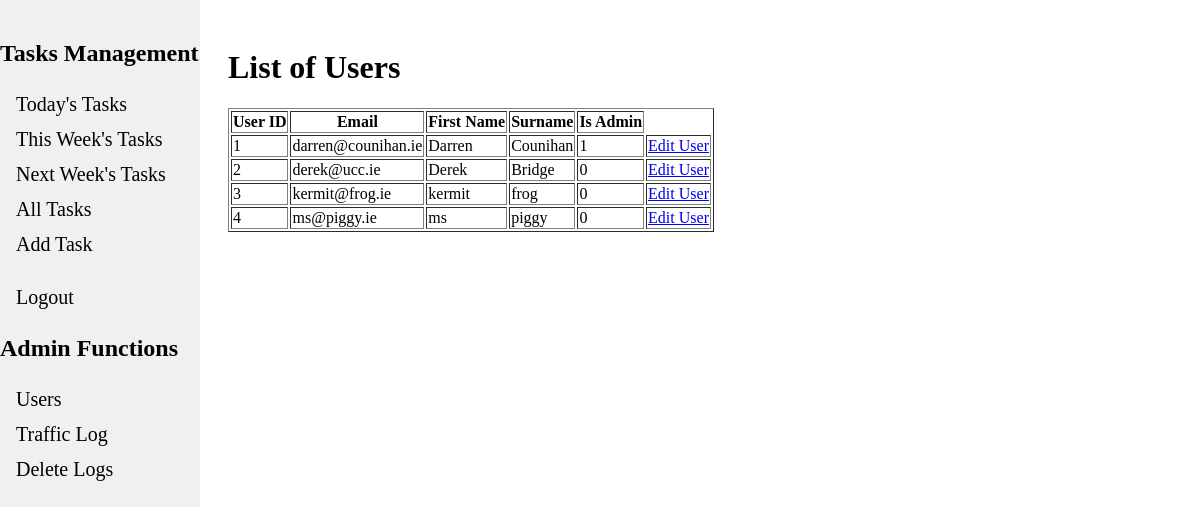
/list_users (signed in), run on an earlier commit of the app's database.
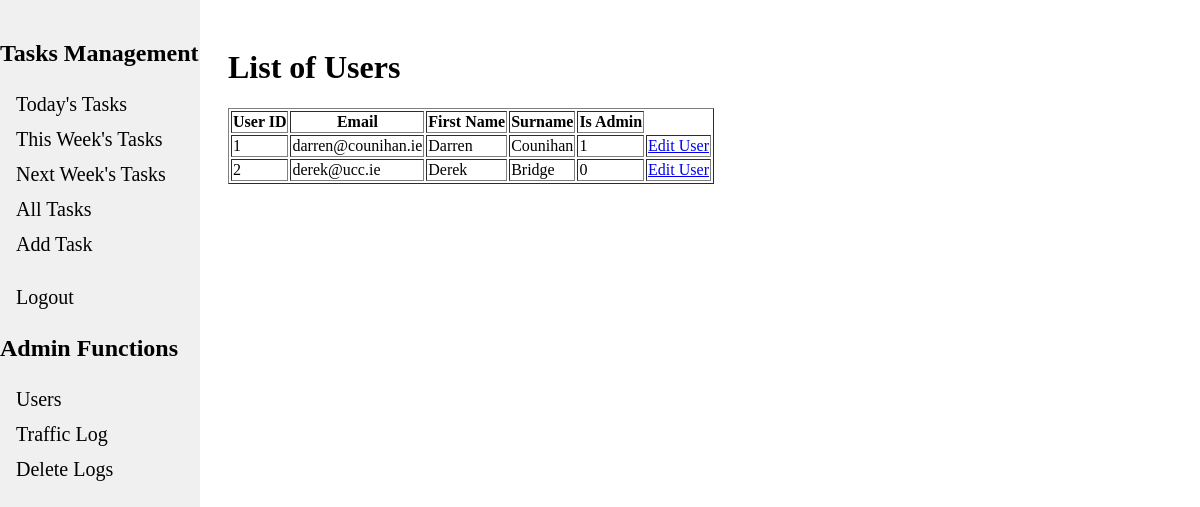
And on a later commit of the database.
### tables this page shows
CREATE TABLE users (
    user_id INTEGER PRIMARY KEY AUTOINCREMENT,
    surname TEXT,
    first_name TEXT,
    email TEXT,
    password TEXT,
    is_admin INTEGER DEFAULT False   /* boolean to identify if user has admin privleges or not */
);

### app.py (the view)
@app.route("/list_users", methods=["GET"])
@login_required
@admin_required
def list_users():
    users = g.db.execute("SELECT * FROM users").fetchall()
    return render_template("list_users.html", users=users)

### app.py (called while the page is built)
@app.before_request
def load_logged_in_user():
    g.user = session.get("user_id", None)
    session_email = session.get("email", None)
    g.is_admin = session.get('is_admin', None) # Could use to gate admin functions
    db = get_db()
    client_ip = request.remote_addr
    endpoint = request.endpoint
    time = datetime.now()
    g.db.execute("""INSERT INTO traffic_logs (time,ip_addr,user_email,endpoint) VALUES (?,?,?,?)""",
            (time,client_ip, session_email, endpoint))
    g.db.commit()

def login_required(view):
    @wraps(view)
    def wrapped_view(*args, **kwargs):
        if g.user is None:
            return redirect(url_for("login", next=request.url))
        return view(*args,**kwargs)
    return wrapped_view

def admin_required(view):
    @wraps(view)
    def wrapped_view(*args, **kwargs):
        if g.is_admin is None:
            return render_template("not_authorized.html")
        return view(*args,**kwargs)
    return wrapped_view

### database.py (called while the page is built)
def get_db():
    if "db" not in g:
        g.db = sqlite3.connect(DATABASE, detect_types=sqlite3.PARSE_DECLTYPES)
        g.db.row_factory = sqlite3.Row
        return g.db

### templates/list_users.html (shortened to what this page needs)
{% extends "base.html" %}
{% block content %}
<form action="" method="POST" novalidate>
    <h1>List of Users</h1>
    <table border="1">
        <thead>
            <tr>
                <th>User ID</th>
                <th>Email</th>
                <th>First Name</th>
                <th>Surname</th>
                <th>Is Admin</th>
            </tr>
        </thead>
        <tbody>
            {% for user in users %}
                <tr>
                    <td>{{ user['user_id'] }}</td>
                    <td>{{ user['email'] }}</td>
                    <td>{{ user['first_name'] }}</td>
                    <td>{{ user['surname'] }}</td>
                    <td>{{user['is_admin']}}</td>
                    <td><a href="{{ url_for('update_user', user_id=user['user_id']) }}" class="btn btn-primary">Edit User</a></td>
                </tr>
            {% endfor %}
        </tbody>
    </table>
</form>
{% endblock %}

### templates/base.html (shortened to what this page needs)
<!DOCTYPE html>
<html>
<head>
    <link rel="stylesheet" href="../static/baseStyles.css">
</head>
<body>
<div class="navbar">
    {% if 'user_id' in session %}
    <h2>Tasks Management</h2>
    <a href="{{ url_for('todays_tasks') }}">Today's Tasks</a>
    <a href="{{ url_for('this_week_tasks') }}">This Week's Tasks</a>
    <a href="{{ url_for('next_week_tasks') }}">Next Week's Tasks</a>
    <a href="{{ url_for('list_tasks') }}">All Tasks</a>
    <a href="{{ url_for('add_task') }}">Add Task</a>
    <br>
    <a href="{{ url_for('logout') }}">Logout</a>
    {% else %}
        <a href="{{ url_for('login') }}">Login</a>
        <a href="{{ url_for('register') }}">Register</a>
    {% endif %}
    {% if 'is_admin' in session %}
        <h2>Admin Functions</h2>
        <a href="{{ url_for('list_users') }}">Users</a>
        <a href="{{ url_for('view_logs') }}">Traffic Log</a>
        <a href="{{ url_for('delete_all_logs')}}">Delete Logs</a>
    {% endif%}
</div>
<div style="margin-left: 200px; padding: 20px;">
    {% block content %}
    {% endblock %}
</div>
</body>
</html>

### static/baseStyles.css (style rules this page uses)
.navbar { height: 100%; width: 200px; position: fixed; top: 0; left: 0; background-color: #f0f0f0; overflow-x: hidden; padding-top: 20px; }
.navbar a { padding: 6px 8px 6px 16px; text-decoration: none; font-size: 20px; color: black; display: block; }

What changed in the data, as far as the page shows it:
removed users: user_id "3", email "kermit@frog.ie", first_name "kermit", surname "frog", is_admin "0"
removed users: user_id "4", email "ms@piggy.ie", first_name "ms", surname "piggy", is_admin "0"
